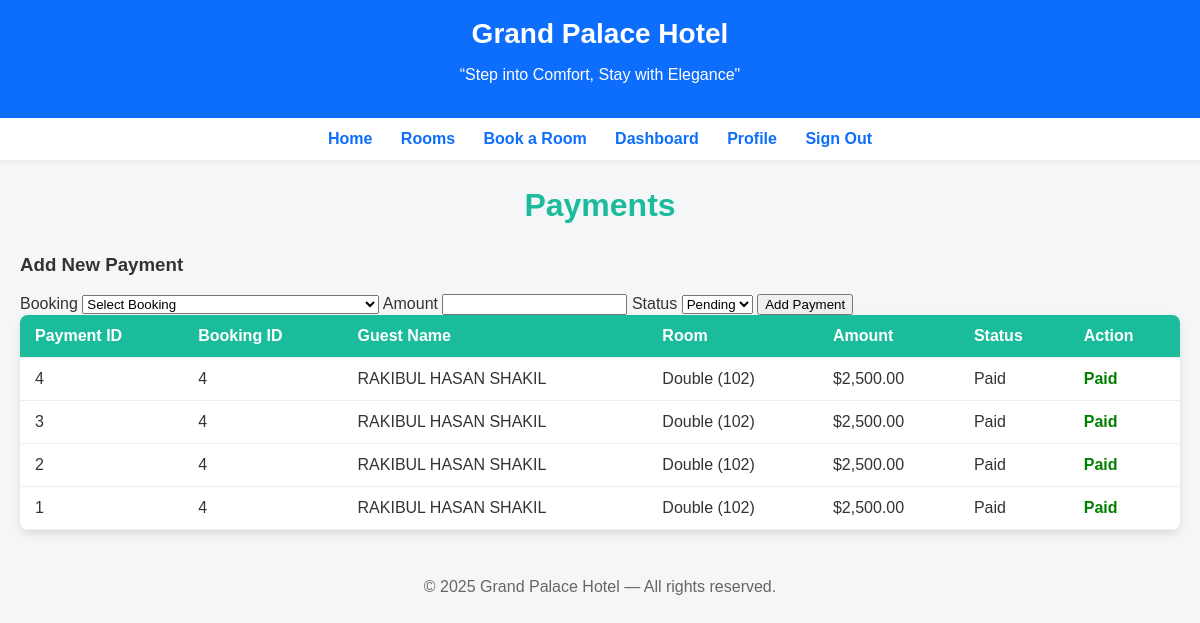
The app's page /Hotel_Management_System/manage/manage_payments.php (signed in) with its own data.
### tables this page shows
CREATE TABLE `payments` (
  `id` int(11) NOT NULL,
  `booking_id` int(11) NOT NULL,
  `amount` decimal(10,2) NOT NULL,
  `method` varchar(100) DEFAULT 'cash',
  `paid_at` timestamp NOT NULL DEFAULT current_timestamp(),
  `status` enum('pending','paid') NOT NULL DEFAULT 'pending',
  `created_at` timestamp NOT NULL DEFAULT current_timestamp()
);

CREATE TABLE `bookings` (
  `id` int(11) NOT NULL,
  `user_id` int(11) NOT NULL,
  `room_id` int(11) NOT NULL,
  `checkin` date NOT NULL,
  `checkout` date NOT NULL,
  `total_amount` decimal(10,2) DEFAULT 0.00,
  `status` enum('pending','confirmed','checked_in','checked_out','cancelled') DEFAULT 'pending',
  `created_at` timestamp NOT NULL DEFAULT current_timestamp(),
  `num_guests` int(11) NOT NULL DEFAULT 1
);

CREATE TABLE `users` (
  `id` int(11) NOT NULL,
  `fullname` varchar(255) NOT NULL,
  `email` varchar(255) NOT NULL,
  `phone` varchar(50) DEFAULT NULL,
  `nid_passport` varchar(100) DEFAULT NULL,
  `password` varchar(255) NOT NULL,
  `usertype` enum('admin','receptionist','guest') NOT NULL DEFAULT 'guest',
  `status` enum('active','pending','blocked') NOT NULL DEFAULT 'active',
  `created_at` timestamp NOT NULL DEFAULT current_timestamp()
);

CREATE TABLE `rooms` (
  `id` int(11) NOT NULL,
  `room_no` varchar(50) NOT NULL,
  `type` varchar(100) NOT NULL,
  `description` text DEFAULT NULL,
  `price` decimal(10,2) NOT NULL DEFAULT 0.00,
  `image` varchar(255) DEFAULT NULL,
  `status` enum('available','occupied','maintenance','reserved') DEFAULT 'available',
  `created_at` timestamp NOT NULL DEFAULT current_timestamp()
);

### Hotel_Management_System/manage/manage_payments.php (the view, shortened to what this page needs)
<?php
require_once "../includes/db.php";
include("../includes/header.php");
include("../includes/navbar.php");
?>
<link rel="stylesheet" href="/hotel_management_system/css/manage_payments.css">
<div class="container">
    <h2 class="dashboard-title">Payments</h2>
    <div class="add-payment-form">
        <h3>Add New Payment</h3>
        <form method="post" action="">
            <label for="booking_id">Booking</label>
            <select name="booking_id" id="booking_id" required>
                <option value="">Select Booking</option>
            </select>
            <label for="amount">Amount</label>
            <input type="number" name="amount" id="amount" step="0.01" min="0" required>
            <label for="status">Status</label>
            <select name="status" id="status">
                <option value="pending">Pending</option>
            </select>
            <button type="submit">Add Payment</button>
        </form>
    </div>
    <table class="payments-table">
        <thead>
            <tr>
                <th>Payment ID</th>
                <th>Booking ID</th>
                <th>Guest Name</th>
                <th>Room</th>
                <th>Amount</th>
                <th>Status</th>
                <th>Action</th>
            </tr>
        </thead>
        <tbody>
        <?php
        $q = "SELECT p.id AS payment_id, b.id AS booking_id, u.fullname, r.room_no, r.type, p.amount, p.status
              FROM payments p
              JOIN bookings b ON p.booking_id=b.id
              JOIN users u ON b.user_id=u.id
              JOIN rooms r ON b.room_id=r.id
              ORDER BY p.id DESC";
        $res = $conn->query($q);
        if($res && $res->num_rows>0):
            while($row = $res->fetch_assoc()):
        ?>
            <tr>
                <td><?= $row['payment_id'] ?></td>
                <td><?= $row['booking_id'] ?></td>
                <td><?= htmlspecialchars($row['fullname']) ?></td>
                <td><?= htmlspecialchars($row['type']." (".$row['room_no'].")") ?></td>
                <td>$<?= number_format($row['amount'],2) ?></td>
                <td><?= ucfirst($row['status']) ?></td>
                <td>
                    <?php if($row['status'] === 'pending'): ?>
                        <a href="process_payment.php?id=<?= $row['payment_id'] ?>" class="btn-pay">Mark Paid</a>
                    <?php else: ?>
                        <span class="paid-text">Paid</span>
                    <?php endif; ?>
                </td>
            </tr>
        <?php
            endwhile;
        else: ?>
            <tr><td colspan="7" class="no-data">No payments found.</td></tr>
        <?php endif; ?>
        </tbody>
    </table>
</div>
<?php include("../includes/footer.php"); ?>

### Hotel_Management_System/css/homepage.css (style rules this page uses)
body { font-family: Arial, sans-serif; margin:0; padding:0; background:#f4f6f8; color:#333; }
.container { max-width:1100px; margin:24px auto; padding:0 16px; }

### Hotel_Management_System/css/manage_payments.css (style rules this page uses)
.container { max-width: 1200px; margin: 20px auto; padding: 0 20px; }
.dashboard-title { text-align: center; color: #1abc9c; margin-bottom: 30px; font-size: 2rem; font-weight: bold; }
.payments-table { width: 100%; border-collapse: collapse; background: #fff; border-radius: 8px; overflow: hidden; box-shadow: 0 4px 8px rgba(0,0,0,0.1); }
.payments-table th, .payments-table td { padding: 12px 15px; text-align: left; border-bottom: 1px solid #eee; }
.payments-table th { background: #1abc9c; color: #fff; }
.paid-text { color: green; font-weight: bold; }

### records on screen
payments: id "4", booking "4", users.fullname "RAKIBUL HASAN SHAKIL", rooms.type+room_no "Double (102)", amount "2,500.00", status "Paid"
payments: id "3", booking "4", users.fullname "RAKIBUL HASAN SHAKIL", rooms.type+room_no "Double (102)", amount "2,500.00", status "Paid"
payments: id "2", booking "4", users.fullname "RAKIBUL HASAN SHAKIL", rooms.type+room_no "Double (102)", amount "2,500.00", status "Paid"
payments: id "1", booking "4", users.fullname "RAKIBUL HASAN SHAKIL", rooms.type+room_no "Double (102)", amount "2,500.00", status "Paid"
